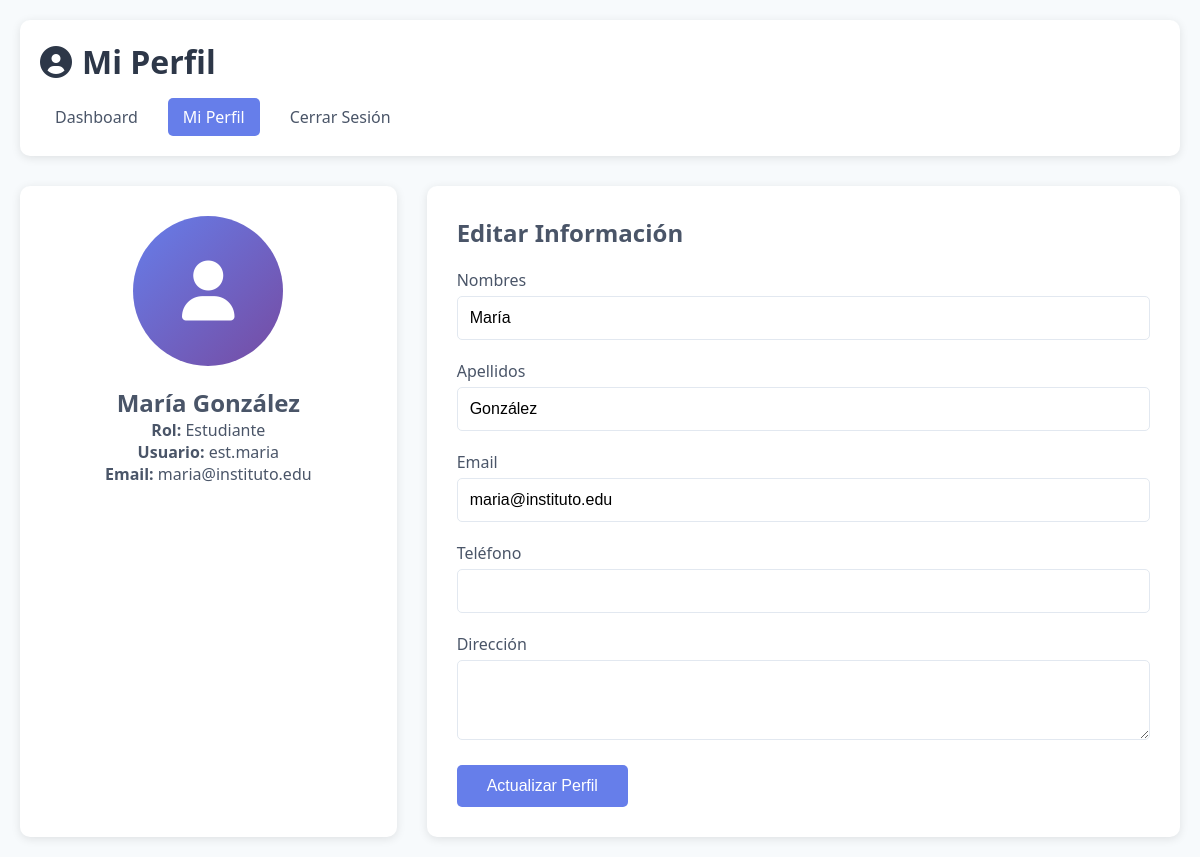
Screenshot of /perfil.php (signed in) with the database file from the repository.
### tables this page shows
CREATE TABLE estudiantes (
    id_estudiante INT PRIMARY KEY AUTO_INCREMENT,
    id_usuario INT UNIQUE NOT NULL,
    id_programa INT NOT NULL,
    codigo_estudiante VARCHAR(20) UNIQUE NOT NULL,
    nombres VARCHAR(100) NOT NULL,
    apellidos VARCHAR(100) NOT NULL,
    documento_identidad VARCHAR(20) UNIQUE NOT NULL,
    fecha_nacimiento DATE,
    genero ENUM('M', 'F', 'Otro'),
    telefono VARCHAR(15),
    direccion TEXT,
    semestre_actual INT DEFAULT 1,  
    estado ENUM('activo', 'inactivo', 'graduado', 'retirado') DEFAULT 'activo',
    fecha_ingreso DATE NOT NULL,
    FOREIGN KEY (id_usuario) REFERENCES usuarios(id_usuario) ON DELETE CASCADE,
    FOREIGN KEY (id_programa) REFERENCES programas_estudio(id_programa),
    CHECK (semestre_actual BETWEEN 1 AND 6)
);

### includes/session.php (called while the page is built, shortened)
<?php
class Session {
    public static function get($key) {
        return isset($_SESSION[$key]) ? $_SESSION[$key] : null;
    }
}
?>

### includes/auth.php (called while the page is built, shortened)
<?php
require_once 'session.php';
class Auth {
    public static function getUserData() {
        return [
            'id' => Session::get('user_id'),
            'username' => Session::get('username'),
            'rol' => Session::get('rol'),
            'email' => Session::get('email'),
            'programa' => Session::get('programa')
        ];
    }
}
?>

### perfil.php (the view, shortened to what this page needs)
<?php
require_once 'includes/auth.php';
$db = Database::getConnection();
$user = Auth::getUserData();
if ($user['rol'] == 'estudiante') {
    $stmt = $db->prepare("SELECT * FROM estudiantes WHERE id_usuario = ?");
    $stmt->execute([$user['id']]);
    $datos = $stmt->fetch();
} elseif ($user['rol'] == 'profesor') {
    $stmt = $db->prepare("SELECT * FROM profesores WHERE id_usuario = ?");
    $stmt->execute([$user['id']]);
    $datos = $stmt->fetch();
} else {
    $datos = ['nombres' => '', 'apellidos' => ''];
}
?>
<!DOCTYPE html>
<html lang="es">
<head>
    <link rel="stylesheet" href="https://cdnjs.cloudflare.com/ajax/libs/font-awesome/6.0.0/css/all.min.css">
</head>
<body>
    <div class="container">
        <div class="header">
            <h1><i class="fas fa-user-circle"></i> Mi Perfil</h1>
            <div class="nav">
                <a href="<?php echo $user['rol']; ?>/dashboard.php">Dashboard</a>
                <a href="perfil.php" class="active">Mi Perfil</a>
                <a href="logout.php">Cerrar Sesión</a>
            </div>
        </div>
        <div class="content">
            <div class="card profile-info">
                <div class="avatar">
                    <i class="fas fa-user"></i>
                </div>
                <h2><?php echo htmlspecialchars($datos['nombres'] . ' ' . $datos['apellidos']); ?></h2>
                <p><strong>Rol:</strong> <?php echo ucfirst($user['rol']); ?></p>
                <p><strong>Usuario:</strong> <?php echo htmlspecialchars($user['username']); ?></p>
                <p><strong>Email:</strong> <?php echo htmlspecialchars($user['email']); ?></p>
            </div>
            <div class="card">
                <h2 style="margin-bottom: 20px;">Editar Información</h2>
                <form method="POST" action="">
                    <div class="form-group">
                        <label>Nombres</label>
                        <input type="text" name="nombres" value="<?php echo htmlspecialchars($datos['nombres'] ?? ''); ?>" required>
                    </div>
                    <div class="form-group">
                        <label>Apellidos</label>
                        <input type="text" name="apellidos" value="<?php echo htmlspecialchars($datos['apellidos'] ?? ''); ?>" required>
                    </div>
                    <div class="form-group">
                        <label>Email</label>
                        <input type="email" name="email" value="<?php echo htmlspecialchars($user['email']); ?>" required>
                    </div>
                    <div class="form-group">
                        <label>Teléfono</label>
                        <input type="text" name="telefono" value="<?php echo htmlspecialchars($datos['telefono'] ?? ''); ?>">
                    </div>
                    <?php if ($user['rol'] == 'estudiante'): ?>
                    <div class="form-group">
                        <label>Dirección</label>
                        <textarea name="direccion" rows="3"><?php echo htmlspecialchars($datos['direccion'] ?? ''); ?></textarea>
                    </div>
                    <?php endif; ?>
                    <button type="submit" class="btn-submit">Actualizar Perfil</button>
                </form>
            </div>
        </div>
    </div>
</body>
</html>

### perfil.php (style rules this page uses)
* { margin: 0; padding: 0; box-sizing: border-box; }
body { font-family: 'Segoe UI', Tahoma, Geneva, Verdana, sans-serif; background: #f7fafc; color: #4a5568; }
.container { max-width: 1200px; margin: 0 auto; padding: 20px; }
.header { background: white; padding: 20px; border-radius: 10px; box-shadow: 0 2px 10px rgba(0,0,0,0.1); margin-bottom: 30px; }
.header h1 { color: #2d3748; display: flex; align-items: center; gap: 10px; }
.nav { display: flex; gap: 15px; margin-top: 15px; }
.nav a { color: #4a5568; text-decoration: none; padding: 8px 15px; border-radius: 5px; transition: all 0.3s; }
.nav a.active { background: #667eea; color: white; }
.content { display: grid; grid-template-columns: 1fr 2fr; gap: 30px; }
.card { background: white; border-radius: 10px; box-shadow: 0 2px 10px rgba(0,0,0,0.1); padding: 30px; }
.profile-info { text-align: center; }
.avatar { width: 150px; height: 150px; border-radius: 50%; background: linear-gradient(135deg, #667eea 0%, #764ba2 100%); display: flex; align-items: center; justify-content: center; color: white; font-size: 60px; margin: 0 auto 20px; }
.form-group { margin-bottom: 20px; }
.form-group label { display: block; margin-bottom: 5px; color: #4a5568; font-weight: 500; }
.form-group input, .form-group textarea { width: 100%; padding: 12px; border: 1px solid #e2e8f0; border-radius: 5px; font-size: 16px; }
.btn-submit { background: #667eea; color: white; border: none; padding: 12px 30px; border-radius: 5px; font-size: 16px; cursor: pointer; transition: background 0.3s; }

### rows the page displays
estudiantes: nombres+apellidos "María González", nombres "María", apellidos "González"

### other values shown
$user['rol'] "Estudiante"
$user['username'] "est.maria"
$user['email'] "maria@instituto.edu"
